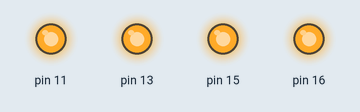
Recording of a program running on a simulated Raspberry Pi (header pin numbers). Parts: output pins drawn as LEDs (lit = HIGH). At 0.0 s the program stops and its outputs stay as they are.

Above: at 0.1 s.
Timing chart, 0 to 1.5 s (numbered marks = the images above):
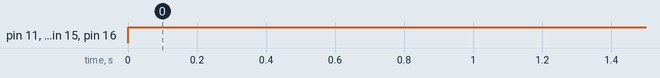

Measured:
- by itself, pin 11, pin 13, pin 15, pin 16: LOW → HIGH at 0.00 s

The program:

acessoGPIO.py
```python
import RPi.GPIO as GPIO

GPIO.setmode(GPIO.BOARD)
GPIO.setup(11, GPIO.OUT)
GPIO.setup(13, GPIO.OUT)
GPIO.setup(15, GPIO.OUT)
GPIO.setup(16, GPIO.OUT)

GPIO.output(11, GPIO.HIGH) #GPIO.output => número do pino, estado do pino)
GPIO.output(13, GPIO.HIGH)
GPIO.output(15, GPIO.HIGH)
GPIO.output(16, GPIO.HIGH)
# aqui foram usadas as numerações: 11, 13,15 e 16
# exemplo de estado do pino: [HIGH/1], [LOW/0]
# 1 = nível lógico alto // 0 = nível lógico baixo

# Entradas PonteH[Pino GPIO] => Para o robô girar para a frente:
#IN 1 [Pino 11]: HIGH = '1'
#IN 2 [Pino 15]: HIGH = '0'
#IN 3 [Pino 13]: HIGH = '0'
#IN 4 [Pino 16]: HIGH = '1'

# Entradas PonteH[Pino GPIO] => Para o robô girar para trás:
#IN 1 [Pino 11]: HIGH = '0'
#IN 2 [Pino 13]: HIGH = '1'
#IN 3 [Pino 15]: HIGH = '1'
#IN 4 [Pino 16]: HIGH = '0'

# Entradas PonteH[Pino GPIO] => Para o robô mover sentido horário:
#IN 1 [Pino 11]: LOW = '0'
#IN 2 [Pino 13]: HIGH = '1'
#IN 3 [Pino 15]: LOW = '0'
#IN 4 [Pino 16]: HIGH = '0'

# Entradas PonteH[Pino GPIO] => Para o robô mover sentido anti-horário:
#IN 1 [Pino 11]: HIGH = '1'
#IN 2 [Pino 13]: LOW = '0'
#IN 3 [Pino 15]: HIGH = '1'
#IN 4 [Pino 16]: LOW = '0'
```
